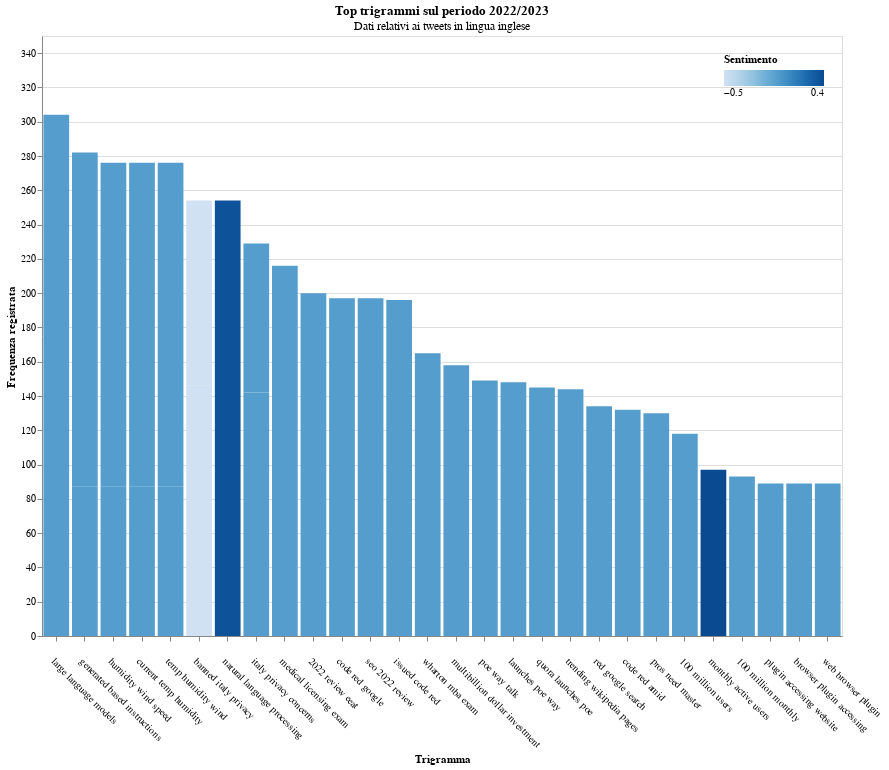

The code cell stored with this chart in its notebook:
### Code cell
test

### Figure 1 — Vega-Lite specification as saved in the notebook (floating-point values rounded to 4 significant figures)
{"config": {"view": {"continuousWidth": 300, "continuousHeight": 300}, "axisX": {"labelAlign": "left", "labelAngle": 45, "labelPadding": 15}, "legend": {"orient": "top-right"}}, "data": {"name": "data-e4affbbf8048626926c898916b0e176e"}, "mark": {"type": "bar"}, "encoding": {"color": {"field": "Sentimento", "type": "quantitative"}, "tooltip": [{"field": "Trigram", "title": "Trigramma", "type": "nominal"}, {"field": "Frequency", "title": "Frequenza assoluta", "type": "quantitative"}], "x": {"field": "Trigram", "sort": "-y", "title": "Trigramma", "type": "nominal"}, "y": {"field": "Frequency", "title": "Frequenza registrata", "type": "quantitative"}}, "height": 600, "params": [{"name": "param_48", "select": {"type": "point", "fields": ["MonthName"]}, "bind": {"input": "select", "options": ["Settembre", "Ottobre", "Dicembre", "Gennaio", "Febbraio", "Marzo", "Aprile", "Maggio", "Giugno", null], "labels": ["Settembre ", "Ottobre ", "Dicembre ", "Gennaio ", "Febbraio ", "Marzo ", "Aprile ", "Maggio ", "Giugno ", "Tutto"], "name": "Selettore del periodo: "}}, {"name": "param_49", "select": {"type": "point", "fields": ["Trigram", "Frequency"]}}, {"name": "param_50", "select": {"type": "interval", "encodings": ["x", "y"]}, "bind": "scales"}], "resolve": {"scale": {"y": "independent"}}, "title": {"text": "Top trigrammi sul periodo 2022/2023", "subtitle": "Dati relativi ai tweets in lingua inglese"}, "transform": [{"filter": {"param": "param_48"}}, {"window": [{"op": "rank", "field": "row_number", "as": "rank"}], "sort": [{"field": "Frequency", "order": "descending"}]}, {"filter": "(datum.rank <= 30)"}], "width": 800, "$schema": "https://vega.github.io/schema/vega-lite/v5.8.0.json", "datasets": {"data-e4affbbf8048626926c898916b0e176e": [{"Month": 4, "Trigram": "banned italy privacy", "Frequency": 146, "Sentimento": -0.4588, "MonthName": "Aprile"}, {"Month": 4, "Trigram": "spot recommendation ticker", "Frequency": 86, "Sentimento": 0.0, "MonthName": "Aprile"}, {"Month": 4, "Trigram": "recommendation ticker time", "Frequency": 86, "Sentimento": 0.0, "MonthName": "Aprile"}, {"Month": 4, "Trigram": "ticker time interval", "Frequency": 86, "Sentimento": 0.0, "MonthName": "Aprile"}, {"Month": 4, "Trigram": "special edition guide", "Frequency": 84, "Sentimento": 0.4019, "MonthName": "Aprile"}, {"Month": 4, "Trigram": "rsi recommendation ticker", "Frequency": 78, "Sentimento": 0.0, "MonthName": "Aprile"}, {"Month": 4, "Trigram": "time interval 5min", "Frequency": 53, "Sentimento": 0.0, "MonthName": "Aprile"}, {"Month": 4, "Trigram": "interval 5min price", "Frequency": 53, "Sentimento": 0.0, "MonthName": "Aprile"}, {"Month": 4, "Trigram": "predict stock moves", "Frequency": 47, "Sentimento": 0.0, "MonthName": "Aprile"}, {"Month": 4, "Trigram": "italy privacy concerns", "Frequency": 142, "Sentimento": 0.0, "MonthName": "Aprile"}, {"Month": 12, "Trigram": "pros need master", "Frequency": 130, "Sentimento": 0.0, "MonthName": "Dicembre"}, {"Month": 12, "Trigram": "2022 review eeat", "Frequency": 200, "Sentimento": 0.0, "MonthName": "Dicembre"}, {"Month": 12, "Trigram": "red google search", "Frequency": 134, "Sentimento": 0.0, "MonthName": "Dicembre"}, {"Month": 12, "Trigram": "quora launches poe", "Frequency": 145, "Sentimento": 0.0, "MonthName": "Dicembre"}, {"Month": 12, "Trigram": "code red amid", "Frequency": 132, "Sentimento": 0.0, "MonthName": "Dicembre"}, {"Month": 12, "Trigram": "launches poe way", "Frequency": 148, "Sentimento": 0.0, "MonthName": "Dicembre"}, {"Month": 12, "Trigram": "poe way talk", "Frequency": 149, "Sentimento": 0.0, "MonthName": "Dicembre"}, {"Month": 12, "Trigram": "issued code red", "Frequency": 196, "Sentimento": 0.0, "MonthName": "Dicembre"}, {"Month": 12, "Trigram": "code red google", "Frequency": 197, "Sentimento": 0.0, "MonthName": "Dicembre"}, {"Month": 12, "Trigram": "seo 2022 review", "Frequency": 197, "Sentimento": 0.0, "MonthName": "Dicembre"}, {"Month": 2, "Trigram": "monthly active users", "Frequency": 97, "Sentimento": 0.4019, "MonthName": "Febbraio"}, {"Month": 2, "Trigram": "access new features", "Frequency": 80, "Sentimento": 0.0, "MonthName": "Febbraio"}, {"Month": 2, "Trigram": "faster response times", "Frequency": 86, "Sentimento": 0.0, "MonthName": "Febbraio"}, {"Month": 2, "Trigram": "million monthly active", "Frequency": 86, "Sentimento": 0.4019, "MonthName": "Febbraio"}, {"Month": 2, "Trigram": "generated based instructions", "Frequency": 87, "Sentimento": 0.0, "MonthName": "Febbraio"}, {"Month": 2, "Trigram": "humidity wind speed", "Frequency": 87, "Sentimento": 0.0, "MonthName": "Febbraio"}, {"Month": 2, "Trigram": "current temp humidity", "Frequency": 87, "Sentimento": 0.0, "MonthName": "Febbraio"}, {"Month": 2, "Trigram": "100 million monthly", "Frequency": 93, "Sentimento": 0.0, "MonthName": "Febbraio"}, {"Month": 2, "Trigram": "100 million users", "Frequency": 118, "Sentimento": 0.0, "MonthName": "Febbraio"}, {"Month": 2, "Trigram": "temp humidity wind", "Frequency": 87, "Sentimento": 0.0, "MonthName": "Febbraio"}, {"Month": 1, "Trigram": "large language models", "Frequency": 304, "Sentimento": 0.0, "MonthName": "Gennaio"}, {"Month": 1, "Trigram": "natural language processing", "Frequency": 254, "Sentimento": 0.3612, "MonthName": "Gennaio"}, {"Month": 1, "Trigram": "medical licensing exam", "Frequency": 216, "Sentimento": 0.0, "MonthName": "Gennaio"}, {"Month": 1, "Trigram": "generated based instructions", "Frequency": 195, "Sentimento": 0.0, "MonthName": "Gennaio"}, {"Month": 1, "Trigram": "current temp humidity", "Frequency": 189, "Sentimento": 0.0, "MonthName": "Gennaio"}, {"Month": 1, "Trigram": "temp humidity wind", "Frequency": 189, "Sentimento": 0.0, "MonthName": "Gennaio"}, {"Month": 1, "Trigram": "humidity wind speed", "Frequency": 189, "Sentimento": 0.0, "MonthName": "Gennaio"}, {"Month": 1, "Trigram": "wharton mba exam", "Frequency": 165, "Sentimento": 0.0, "MonthName": "Gennaio"}, {"Month": 1, "Trigram": "multibillion dollar investment", "Frequency": 158, "Sentimento": 0.0, "MonthName": "Gennaio"}, {"Month": 1, "Trigram": "trending wikipedia pages", "Frequency": 144, "Sentimento": 0.0, "MonthName": "Gennaio"}, {"Month": 6, "Trigram": "spread malicious code", "Frequency": 34, "Sentimento": 0.0, "MonthName": "Giugno"}, {"Month": 6, "Trigram": "experts fight attacks", "Frequency": 55, "Sentimento": -0.6705, "MonthName": "Giugno"}, {"Month": 6, "Trigram": "fight attacks experts", "Frequency": 54, "Sentimento": -0.6705, "MonthName": "Giugno"}, {"Month": 6, "Trigram": "church service generated", "Frequency": 34, "Sentimento": 0.0, "MonthName": "Giugno"}, {"Month": 6, "Trigram": "attend church service", "Frequency": 34, "Sentimento": 0.0, "MonthName": "Giugno"}, {"Month": 6, "Trigram": "experts exploring application", "Frequency": 54, "Sentimento": 0.0, "MonthName": "Giugno"}, {"Month": 6, "Trigram": "hundreds attend church", "Frequency": 34, "Sentimento": 0.0, "MonthName": "Giugno"}, {"Month": 6, "Trigram": "cybersecurity experts fight", "Frequency": 55, "Sentimento": -0.3818, "MonthName": "Giugno"}, {"Month": 6, "Trigram": "attacks experts exploring", "Frequency": 54, "Sentimento": -0.4404, "MonthName": "Giugno"}, {"Month": 6, "Trigram": "help cybersecurity experts", "Frequency": 55, "Sentimento": 0.4019, "MonthName": "Giugno"}, {"Month": 5, "Trigram": "new york federal", "Frequency": 24, "Sentimento": 0.0, "MonthName": "Maggio"}, {"Month": 5, "Trigram": "cases new york", "Frequency": 23, "Sentimento": 0.0, "MonthName": "Maggio"}, {"Month": 5, "Trigram": "bogus cases new", "Frequency": 23, "Sentimento": 0.0, "MonthName": "Maggio"}, {"Month": 5, "Trigram": "federal court filing", "Frequency": 24, "Sentimento": 0.0, "MonthName": "Maggio"}, {"Month": 5, "Trigram": "cited bogus cases", "Frequency": 24, "Sentimento": 0.0, "MonthName": "Maggio"}, {"Month": 5, "Trigram": "shopping app temu", "Frequency": 25, "Sentimento": 0.0, "MonthName": "Maggio"}, {"Month": 5, "Trigram": "temu invitation code", "Frequency": 30, "Sentimento": 0.0, "MonthName": "Maggio"}, {"Month": 5, "Trigram": "large language models", "Frequency": 39, "Sentimento": 0.0, "MonthName": "Maggio"}, {"Month": 5, "Trigram": "cited fake cases", "Frequency": 23, "Sentimento": -0.4767, "MonthName": "Maggio"}, {"Month": 5, "Trigram": "york federal court", "Frequency": 24, "Sentimento": 0.0, "MonthName": "Maggio"}, {"Month": 3, "Trigram": "artificial intelligence technology", "Frequency": 34, "Sentimento": 0.4767, "MonthName": "Marzo"}, {"Month": 3, "Trigram": "large language models", "Frequency": 41, "Sentimento": 0.0, "MonthName": "Marzo"}, {"Month": 3, "Trigram": "100 million users", "Frequency": 44, "Sentimento": 0.0, "MonthName": "Marzo"}, {"Month": 3, "Trigram": "temporarily banned italy", "Frequency": 46, "Sentimento": -0.4588, "MonthName": "Marzo"}, {"Month": 3, "Trigram": "italy privacy concerns", "Frequency": 87, "Sentimento": 0.0, "MonthName": "Marzo"}, {"Month": 3, "Trigram": "plugin accessing website", "Frequency": 89, "Sentimento": 0.0, "MonthName": "Marzo"}, {"Month": 3, "Trigram": "browser plugin accessing", "Frequency": 89, "Sentimento": 0.0, "MonthName": "Marzo"}, {"Month": 3, "Trigram": "web browser plugin", "Frequency": 89, "Sentimento": 0.0, "MonthName": "Marzo"}, {"Month": 3, "Trigram": "banned italy privacy", "Frequency": 108, "Sentimento": -0.4588, "MonthName": "Marzo"}, {"Month": 3, "Trigram": "monthly active users", "Frequency": 34, "Sentimento": 0.4019, "MonthName": "Marzo"}, {"Month": 10, "Trigram": "cares watches women", "Frequency": 2, "Sentimento": 0.4588, "MonthName": "Ottobre"}, {"Month": 10, "Trigram": "coti years ago", "Frequency": 1, "Sentimento": 0.0, "MonthName": "Ottobre"}, {"Month": 10, "Trigram": "watches women soccer", "Frequency": 2, "Sentimento": 0.0, "MonthName": "Ottobre"}, {"Month": 10, "Trigram": "looks like fun", "Frequency": 2, "Sentimento": 0.7003, "MonthName": "Ottobre"}, {"Month": 10, "Trigram": "close nuclear war", "Frequency": 4, "Sentimento": -0.5994, "MonthName": "Ottobre"}, {"Month": 10, "Trigram": "needs deescalate russia", "Frequency": 2, "Sentimento": 0.0, "MonthName": "Ottobre"}, {"Month": 10, "Trigram": "great nft project", "Frequency": 2, "Sentimento": 0.6249, "MonthName": "Ottobre"}, {"Month": 10, "Trigram": "0xf23a8ca32aabc994d81dfdab0f369e0ca752a3ad testnet test", "Frequency": 1, "Sentimento": 0.0, "MonthName": "Ottobre"}, {"Month": 10, "Trigram": "biden deescalate russia", "Frequency": 2, "Sentimento": 0.0, "MonthName": "Ottobre"}, {"Month": 10, "Trigram": "tell cost website", "Frequency": 1, "Sentimento": 0.0, "MonthName": "Ottobre"}, {"Month": 9, "Trigram": "lehman brothers 2022", "Frequency": 2, "Sentimento": 0.0, "MonthName": "Settembre"}, {"Month": 9, "Trigram": "billions trillions dollars", "Frequency": 1, "Sentimento": 0.0, "MonthName": "Settembre"}, {"Month": 9, "Trigram": "spend billions trillions", "Frequency": 1, "Sentimento": 0.0, "MonthName": "Settembre"}, {"Month": 9, "Trigram": "let spend billions", "Frequency": 1, "Sentimento": 0.0, "MonthName": "Settembre"}, {"Month": 9, "Trigram": "yayyyy let spend", "Frequency": 1, "Sentimento": 0.0, "MonthName": "Settembre"}, {"Month": 9, "Trigram": "100 3000 week", "Frequency": 2, "Sentimento": 0.0, "MonthName": "Settembre"}, {"Month": 9, "Trigram": "home owner charged", "Frequency": 2, "Sentimento": -0.2023, "MonthName": "Settembre"}, {"Month": 9, "Trigram": "flying bussing illegals", "Frequency": 2, "Sentimento": 0.0, "MonthName": "Settembre"}, {"Month": 9, "Trigram": "trillions dollars members", "Frequency": 1, "Sentimento": 0.0, "MonthName": "Settembre"}, {"Month": 9, "Trigram": "stop paying congress", "Frequency": 2, "Sentimento": -0.296, "MonthName": "Settembre"}]}}
